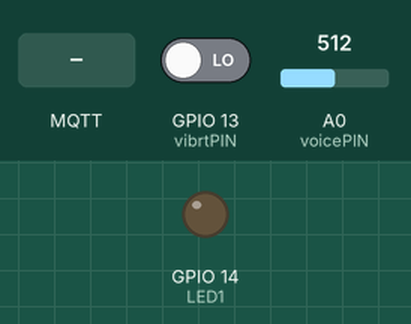
Recording of a sketch running on a simulated ESP8266 (NodeMCU). On the bench: output pins drawn as LEDs (lit = HIGH). The inputs (shaded band) are chosen by the test bench; at power-on: GPIO 13 (vibrtPIN) LOW, A0 (voicePIN) = 512. WiFi joins after 1.5 s; servers stay silent unless stated; no MQTT or app messages arrive unless stated; what the sketch prints to the serial monitor is not drawn.

Above: at 2.7 s.
2.8 s: MQTT message "true" arrives on the first subscribed topic
At 4.1 s:
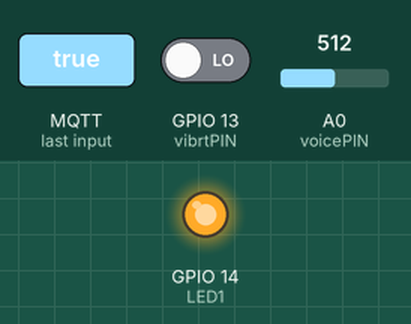
4.4 s: MQTT message "false" arrives on the first subscribed topic
At 5.1 s:
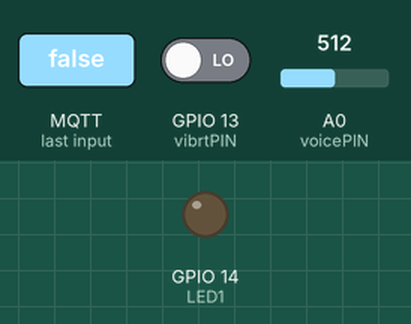
Timing chart, 0 to 7.4 s (numbered marks = the images above; inputs shaded):
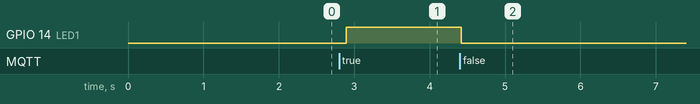

Measured:
- after the input at 2.8 s, GPIO 14 (LED1): LOW → HIGH after 0.09 s
- after the input at 4.4 s, GPIO 14 (LED1): HIGH → LOW at once

The sketch:

babyMonitoring.ino
```cpp
/*
 Sensor
 vibrator D7 -- 13
 Voice A0
*/
// ESP Library
#include <ESP8266WiFi.h>
// MQTT Library
#include <PubSubClient.h>

#define vibrtPIN 13
#define voicePIN A0
#define LED1 14 //D5


// Wifi Connection

const char* wifiSSID = "eta terangkanlah";
const char* wifiPassword = "pamz8072";


// MQTT Define
 const char* mqttServerIP = "192.168.43.9";
//const char* mqttServerIP = "192.168.1.2";
const int mqttPort = 1883;

char* device1= "jarkomLAN/zeroDevice-1"; // pub & syv


WiFiClient myESP; // myESP become WIFI
PubSubClient client(myESP);

int timeDelay = 100;
bool statRunLED = false;
void wifiSetup(){
  WiFi.begin(wifiSSID,wifiPassword);
  while (WiFi.status() != WL_CONNECTED){
    delay(500);
    Serial.println("Waiting, connection to Wifi..");
    Serial.print("SSID : "); Serial.println(wifiSSID);

    // give notification LED
    // notifLED(LED2,200);
  }
  Serial.println("Connected to the WiFI Network ");
  Serial.print("Connected Network "); Serial.println(wifiSSID);
  Serial.print("IP Local "); Serial.println(WiFi.localIP());
}


char dataPublish[50];
void publishMQTT(char* topics, String data){

   data.toCharArray(dataPublish, data.length() + 1);

   client.publish(topics, dataPublish);
}

void reconnect(){
  // MQTT Begin
  while(!client.connected()){
    Serial.println("Connecting to MQTT Server..");
    Serial.print("IP MQTT Server : "); Serial.println(mqttServerIP);
    //notifLED(LED3,300);
    bool hasConnection = client.connect("ZeroESP-1"); // connect(id,username,password) -> true if connect
    if(hasConnection){
      Serial.println("Success connected to MQTT Broker");
    } else {
      Serial.print("Failed connected");
      Serial.println(client.state());
      delay(2000);
      Serial.println("Try to connect...");
    }
  }
  client.publish(device1, "Reconnecting"); // acc
  client.subscribe(device1);

}


void callback(char* topic, byte* payload, unsigned int length){
  Serial.println("--------");
  Serial.println("Message Arrived");
  Serial.print("Topic :"); Serial.println(topic);
  Serial.print("Message : ");
  String pesan = "";
  for(int i=0; i < length; i++){
    Serial.print((char)payload[i]);

    pesan += (char)payload[i];

  }
  Serial.println();

 // FOR TOPIC 1
 if (strcmp(topic,device1) == 0) {
   if(pesan == "true" ){
      Serial.println("LED 1 ON");
      digitalWrite(LED1, HIGH);

   } else if(pesan == "false"){
      Serial.println("LED 1 OFF");
      digitalWrite(LED1,LOW);
   }
   Serial.print("Masuk : " );
   Serial.println(pesan);
 }

  Serial.print("Pesan masuk :");
  Serial.println(pesan);
  Serial.println("--------");
}


void setup() {
  // put your setup code here, to run once:
  Serial.begin(57600);
  wifiSetup();

  Serial.print(F("WiFi connected! IP address: "));
   //Initialize MQTT Connection
  client.setServer(mqttServerIP, mqttPort);
  client.setCallback(callback); // callback for incoming message

  // SETUP LED MODE
  pinMode(LED1, OUTPUT); // lampu

}

int voiceSensor = 0, vibratorSensor = 0;
void loop() {
  // put your main code here, to run repeatedly:
  if (!client.connected()){
      reconnect();
    }
    client.loop(); // looping forever the client


  //voiceSensor = analogRead(voicePIN);
  Serial.print("Sensor Suara : ");
  Serial.println(sensorSuara());

  //vibratorSensor = digitalRead(vibrtPIN);
  Serial.print("Sensor getar : ");
  Serial.println(sensorGetar());
  delay(100);

}

int sensorSuara(){
   voiceSensor = analogRead(voicePIN);


  return voiceSensor;
}

int sensorGetar(){
   vibratorSensor = digitalRead(vibrtPIN);

  return vibratorSensor;
}
```
